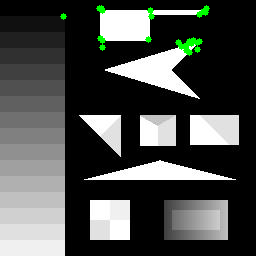
#> input picture TP5/FAST/Noise/FAST_Noise_0.png, 256 x 256 px; its folder holds only this picture in this run
$ python My_Harris.py FAST/Noise/FAST_Noise_0.png
#> lines starting #> are read from the running program, lines starting #| are printed output that depends on the picture
import sys
import numpy as np
import cv2 as cv

def isInImage(image,x,y):
    M,N = image.shape[0:2]
    res = True
    if x >= M or x < 0 or y < 0 or y >= N:
        res = False
    return res
def add_gaussian_noise(image):
    noise = cv.getTrackbarPos("Noise",window_title)
    gaussian = np.random.normal(0,np.abs(noise),image.shape[:2]).astype(np.float32)
    noisy_image = np.zeros(image.shape,np.float32)
    image = image.astype(np.float32)
    if len(image.shape) == 2:
        noisy_image = image + gaussian
    else:
        noisy_image[:,:,0] = image[:,:,0] + gaussian
        noisy_image[:,:,1] = image[:,:,1] + gaussian
        noisy_image[:,:,2] = image[:,:,2] + gaussian
    cv.normalize(noisy_image,noisy_image,0,255,cv.NORM_MINMAX,dtype=-1)
    noisy_image = noisy_image.astype(np.uint8)
    return noisy_image

def rotate_and_resize(image):
    angle = cv.getTrackbarPos("Angle",window_title)
    scale = float((cv.getTrackbarPos("Scale",window_title)+50)/100)
    width = int(image.shape[1]*scale)
    height = int(image.shape[0]*scale)
    M = cv.getRotationMatrix2D((image.shape[1]/2,image.shape[0]/2),angle,1)
    dst = cv.warpAffine((image),M,(image.shape[1],image.shape[0]))
    dst = cv.resize(dst,(width,height), interpolation = cv.INTER_NEAREST)
    return dst

def getIxIy(f):
    return cv.Sobel(f,cv.CV_64F,1,0,ksize=3), cv.Sobel(f,cv.CV_64F,0,1,ksize=3)

def getSums(iX, iY, iXY):
    IresX = np.zeros(iX.shape)
    IresY = np.zeros(iX.shape)
    IresXY = np.zeros(iX.shape)
    M = np.array([[1.,1.,1.],[1.,1.,1.],[1.,1.,1.]])
    IresX = cv.filter2D(iX,cv.CV_64F,M)
    IresY = cv.filter2D(iY,cv.CV_64F,M)
    IresXY = cv.filter2D(iXY,cv.CV_64F,M)
    return IresX,IresY,IresXY

def getR(a,b,c,k):
    res = np.zeros(a.shape,dtype=np.float32)
    for x in range(a.shape[0]):
        for y in range(a.shape[1]):
            M = np.array([a[x,y],c[x,y]],[c[x,y],b[x,y]])
            res[x,y] = (a[x,y]*b[x,y]-c[x,y]*c[x,y]) - k * (a[x,y]+b[x,y]*c[x,y]+c[x,y])
    return res

def my_harris(image,k):
    iX,iY = getIxIy(image)
    sumIx2, sumIy2, sumIxy = getSums(iX*iX,iY*iY,iX*iY)
    r_float32 = getR(sumIx2,sumIy2,sumIxy,k)
    return r_float32

def projection(image):
    if(nb_points_selectionnes==4):
        M = cv.getPerspectiveTransform(pts2,pts1)
        dst = cv.warpPerspective(image,M,(cols,rows))
        return dst
    else:
        return image

def display(x):
    dst = add_gaussian_noise(img)
    dst = rotate_and_resize(dst)
    dst = projection(dst)
    dst = my_harris(dst,3)
    dst = np.uint8(dst)
    cv.imshow(window_title,dst)

def addPoint(event,x,y,flags,param):
    global nb_points_selectionnes
    if event == cv.EVENT_LBUTTONDOWN and nb_points_selectionnes<4:
        pts2[nb_points_selectionnes] = [x,y]
        nb_points_selectionnes += 1
        display("affichage de la zone sélectionnée")
    elif event == cv.EVENT_RBUTTONDOWN and nb_points_selectionnes>3:
        nb_points_selectionnes = 0
        display("Retour à l'image original")

if len(sys.argv) != 2:
    print("Usage: python3 exercice3.py <filename>")
    sys.exit(1)
img = cv.imread(sys.argv[1])
#> img is the input picture: shape (256, 256, 3); mean B, G, R 74.6, 76.9, 74.6
dst = None
rows, cols, channels = img.shape
#> rows = 256; cols = 256; channels = 3
window_title = "My Harris"
nb_points_selectionnes = 0

pts1 = np.float32([[0,0],[cols,0],[cols,rows],[0,rows]])
#> pts1 = [[0, 0], [256, 0], [256, 256], [0, 256]]
pts2 = np.float32([[0,0],[0,0],[0,0],[0,0]])

cv.namedWindow(window_title)
cv.createTrackbar("Angle",window_title,0,360,display)
cv.createTrackbar("Scale",window_title,50,100,display)
cv.createTrackbar("Noise",window_title,2,20,display)
cv.setMouseCallback(window_title,addPoint)
display("initialisation")
#> in add_gaussian_noise, `noisy_image[:,:,0] = image[:,:,0] + gaussian`:
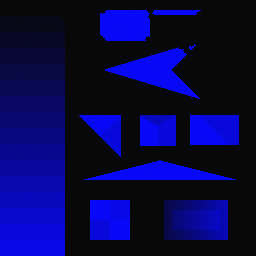
#> noisy_image: shape (256, 256, 3) float32; mean of channels 0, 1, 2 74.6, 0, 0; drawn with min black and max white
#> in add_gaussian_noise, `noisy_image[:,:,1] = image[:,:,1] + gaussian`:
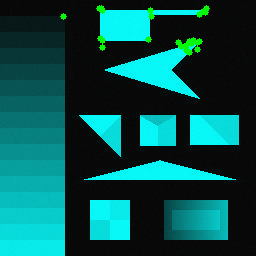
#> noisy_image: shape (256, 256, 3) float32; mean of channels 0, 1, 2 74.6, 76.9, 0; drawn with min black and max white
#> in getSums, `IresX = cv.filter2D(iX,cv.CV_64F,M)`:
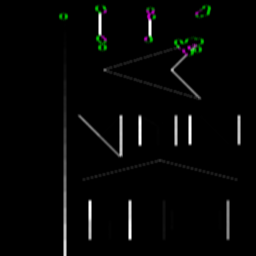
#> IresX: shape (256, 256, 3) float64; mean of channels 0, 1, 2 116649.6, 130235.5, 116649.6; drawn with min black and max white
#> in getSums, `IresX = cv.filter2D(iX,cv.CV_64F,M)`:
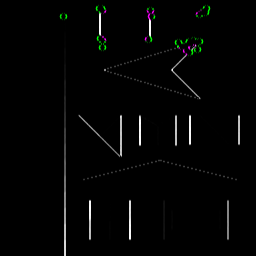
#> iX: shape (256, 256, 3) float64; mean of channels 0, 1, 2 12961, 14470.5, 12961; drawn with min black and max white
#> in getSums, `IresY = cv.filter2D(iY,cv.CV_64F,M)`:
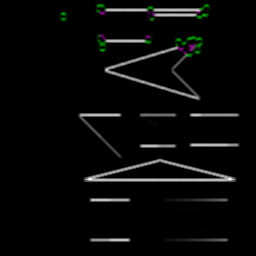
#> IresY: shape (256, 256, 3) float64; mean of channels 0, 1, 2 237216.2, 253234.2, 237216.2; drawn with min black and max white
#> in getSums, `IresY = cv.filter2D(iY,cv.CV_64F,M)`:
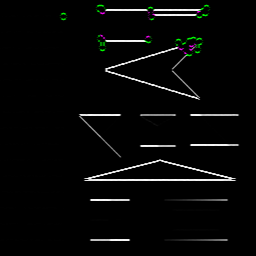
#> iY: shape (256, 256, 3) float64; mean of channels 0, 1, 2 26357.3, 28137.1, 26357.3; drawn with min black and max white
#> in getSums, `IresXY = cv.filter2D(iXY,cv.CV_64F,M)`:
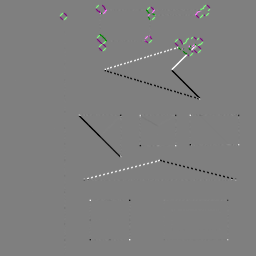
#> iXY: shape (256, 256, 3) float64; mean of channels 0, 1, 2 -955.7, -805.6, -955.7; drawn with min black and max white
#> after the loop in getR, `for x in range(a.shape[0]):`: res: shape (256, 256, 3) float32; every value is 0
#> (the run stopped early here; a loop or call above may not have finished)

$ run again, on TP5/FAST/Noise/FAST_Noise_14.png
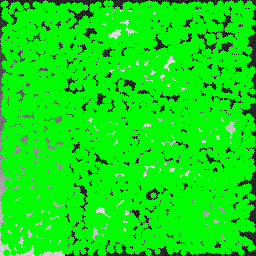
#> input picture TP5/FAST/Noise/FAST_Noise_14.png, 256 x 256 px
#> img is the input picture: shape (256, 256, 3); mean B, G, R 12.2, 227.9, 12.2
#> in getSums, `IresY = cv.filter2D(iY,cv.CV_64F,M)`:
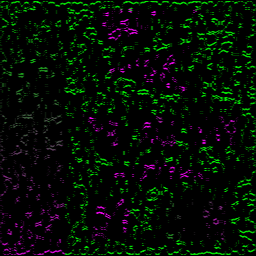
#> iY: shape (256, 256, 3) float64; mean of channels 0, 1, 2 14561.8, 43364.3, 14561.8; drawn with min black and max white
#> in getSums, `IresXY = cv.filter2D(iXY,cv.CV_64F,M)`:
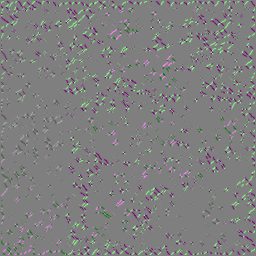
#> iXY: shape (256, 256, 3) float64; mean of channels 0, 1, 2 400.3, -36.1, 400.3; drawn with min black and max white

$ run again, on TP5/FAST/Noise/FAST_Noise_20.png
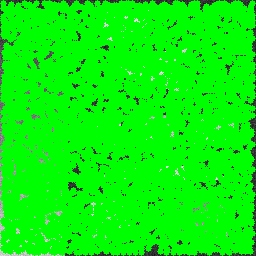
#> input picture TP5/FAST/Noise/FAST_Noise_20.png, 256 x 256 px
#> img is the input picture: shape (256, 256, 3); mean B, G, R 6.7, 241.8, 6.7
#> in getSums, `IresY = cv.filter2D(iY,cv.CV_64F,M)`:
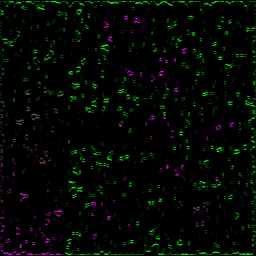
#> iY: shape (256, 256, 3) float64; mean of channels 0, 1, 2 7890.3, 21111.4, 7890.3; drawn with min black and max white
#> in getSums, `IresXY = cv.filter2D(iXY,cv.CV_64F,M)`:
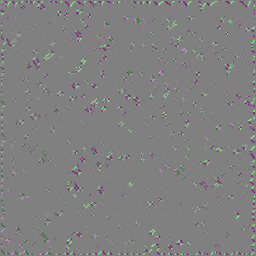
#> iXY: shape (256, 256, 3) float64; mean of channels 0, 1, 2 -31, 137.8, -31; drawn with min black and max white

$ run again, on TP5/FAST/Noise/FAST_Noise_7.png
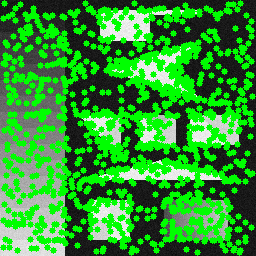
#> input picture TP5/FAST/Noise/FAST_Noise_7.png, 256 x 256 px
#> img is the input picture: shape (256, 256, 3); mean B, G, R 46.6, 150.5, 46.6
#> in getSums, `IresXY = cv.filter2D(iXY,cv.CV_64F,M)`:
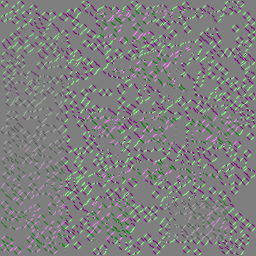
#> iXY: shape (256, 256, 3) float64; mean of channels 0, 1, 2 -385.6, -778.5, -385.6; drawn with min black and max white
